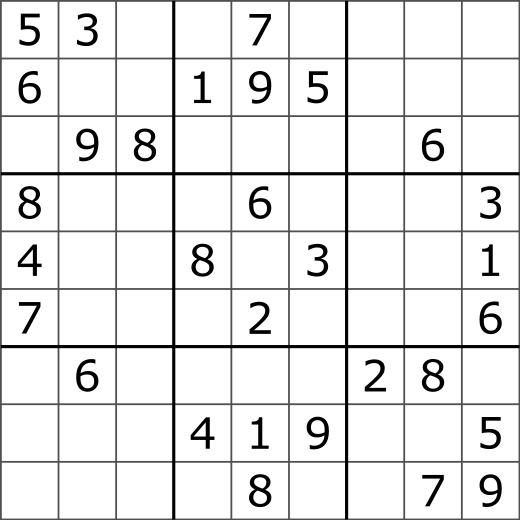
#> input picture sudoku_image.png, 520 x 520 px, given in place of the camera
$ python contour.py
#> lines starting #> are read from the running program, lines starting #| are printed output that depends on the picture; after the words box and inside, x2 and y2 are one past the last pixel; in counts of white or black regions, pixels touching at a corner belong together
import numpy as np
import cv2 as cv
import operator


cap = cv.VideoCapture(0)

while True:
    ret, frame = cap.read()
#> frame is the input picture: shape (520, 520, 3); min 0, max 255, mean 231.9
    if not ret:
        print("Sorry")
        break


    # -- Image Preprocessing--

    frame = cv.GaussianBlur(frame, (5, 5),0)
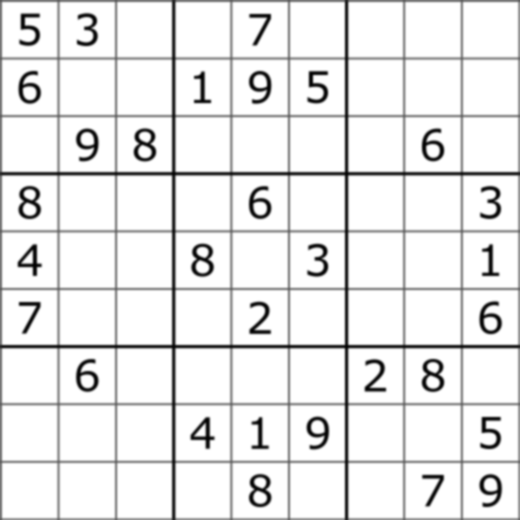
#> frame: shape (520, 520, 3); min 1, max 255, mean 232.1

    frame = cv.cvtColor(frame, cv.COLOR_BGR2GRAY)
#> frame: shape (520, 520)

    thresh = cv.adaptiveThreshold(frame, 255, cv.ADAPTIVE_THRESH_GAUSSIAN_C , cv.THRESH_BINARY, 11, 2)
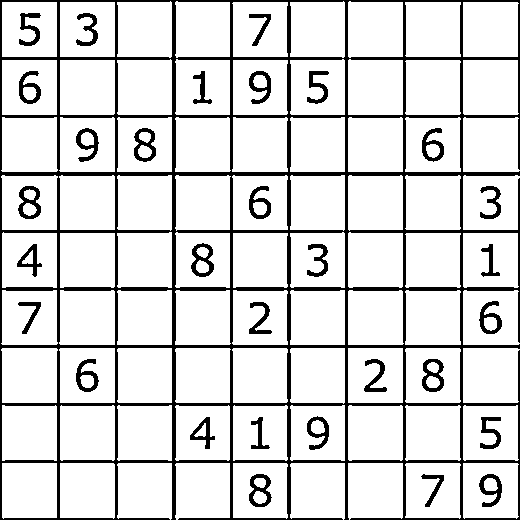
#> thresh: shape (520, 520); 85.7% white; 31 black regions, largest, box (x1, y1, x2, y2) and area: (0, 0, 520, 520) 29574, (18, 186, 41, 219) 369, (191, 243, 214, 277) 369

    kernel = np.ones((5,5), np.uint8)

    thresh = cv.dilate(frame, kernel, iterations=1)
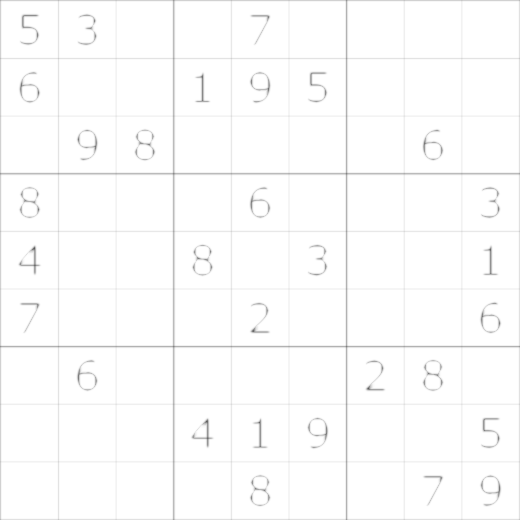
#> thresh: shape (520, 520); min 92, max 255, mean 252.1


    # -- Finding the edge points of the polygon--

    contours, h = cv.findContours(thresh.copy(), cv.RETR_TREE, cv.CHAIN_APPROX_SIMPLE)
#> contours = [[[0, 0], [0, 519], [519, 519], [519, 0]]]; h = [[-1, -1, -1, -1]]

    contours = sorted(contours, key=cv.contourArea, reverse=True)

    #cv.drawContours(img, contours[0], -1, (0,255,0), 20)

    polygon = contours[0]
#> polygon = [[0, 0], [0, 519], [519, 519], [519, 0]]

    bottom_right, _ = max(enumerate([pt[0][0] + pt[0][1] for pt in polygon]), key=operator.itemgetter(1))
#> bottom_right = 2
    top_left, _ = min(enumerate([pt[0][0] + pt[0][1] for pt in polygon]), key=operator.itemgetter(1))
#> top_left = 0
    bottom_left, _ = max(enumerate([pt[0][0] - pt[0][1] for pt in polygon]), key=operator.itemgetter(1))
#> bottom_left = 3
    top_right, _ = min(enumerate([pt[0][0] - pt[0][1] for pt in polygon]), key=operator.itemgetter(1))
#> top_right = 1

    corners_of_sudoku = [polygon[top_left][0], polygon[top_right][0], polygon[bottom_right][0], polygon[bottom_left][0]]
#> corners_of_sudoku = [[0, 0], [0, 519], [519, 519], [519, 0]]

    img_copy = frame.copy()

    for point in corners_of_sudoku:
        img_copy = cv.circle(img_copy, tuple(int(x) for x in point), 5, (0,0,255), -1)
#> this loop made 4 passes
#> img_copy: shape (520, 520); min 0, max 255, mean 232


    cv.imshow('img_copy',img_copy)


    cv.imshow('img', frame)
    #cv.imshow('frame', frame)
    if cv.waitKey(1)==ord('q'):
#> (key q is pressed here)
        break

cap.release()
cv.destroyAllWindows()

print("\n"+str(bottom_right)+" "+str(bottom_left)+" "+str(top_right)+" "+str(top_left))
#| 2 3 1 0


for pt in polygon:
    print(pt[0][0], pt[0][1])
#> this loop made 4 passes
#| 0 0
#| 0 519
#| 519 519
#| 519 0
